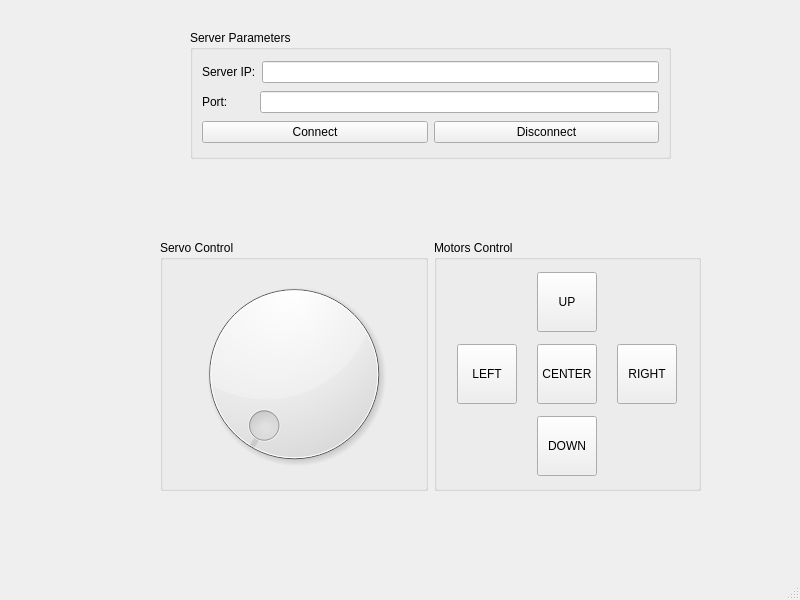
<?xml version="1.0" encoding="UTF-8"?>
<ui version="4.0">
 <class>RoverClientWindow</class>
 <widget class="QMainWindow" name="RoverClientWindow">
  <property name="geometry">
   <rect>
    <x>0</x>
    <y>0</y>
    <width>800</width>
    <height>600</height>
   </rect>
  </property>
  <property name="windowTitle">
   <string>RoverClientWindow</string>
  </property>
  <widget class="QWidget" name="centralwidget">
   <widget class="QGroupBox" name="groupBox_3">
    <property name="geometry">
     <rect>
      <x>190</x>
      <y>30</y>
      <width>481</width>
      <height>129</height>
     </rect>
    </property>
    <property name="title">
     <string>Server Parameters</string>
    </property>
    <layout class="QVBoxLayout" name="verticalLayout_2">
     <item>
      <layout class="QHBoxLayout" name="horizontalLayout_2">
       <item>
        <widget class="QLabel" name="label">
         <property name="text">
          <string>Server IP:</string>
         </property>
        </widget>
       </item>
       <item>
        <widget class="QLineEdit" name="lineEdit"/>
       </item>
      </layout>
     </item>
     <item>
      <layout class="QHBoxLayout" name="horizontalLayout_3">
       <item>
        <widget class="QLabel" name="label_2">
         <property name="text">
          <string>Port:        </string>
         </property>
        </widget>
       </item>
       <item>
        <widget class="QLineEdit" name="lineEdit_2"/>
       </item>
      </layout>
     </item>
     <item>
      <layout class="QHBoxLayout" name="horizontalLayout_4">
       <item>
        <widget class="QPushButton" name="btConnect">
         <property name="text">
          <string>Connect</string>
         </property>
        </widget>
       </item>
       <item>
        <widget class="QPushButton" name="btDisconnect">
         <property name="text">
          <string>Disconnect</string>
         </property>
        </widget>
       </item>
      </layout>
     </item>
    </layout>
   </widget>
   <widget class="QWidget" name="">
    <property name="geometry">
     <rect>
      <x>160</x>
      <y>240</y>
      <width>541</width>
      <height>251</height>
     </rect>
    </property>
    <layout class="QHBoxLayout" name="horizontalLayout">
     <item>
      <widget class="QGroupBox" name="groupBox_2">
       <property name="title">
        <string>Servo Control</string>
       </property>
       <layout class="QVBoxLayout" name="verticalLayout">
        <item>
         <widget class="QDial" name="dial"/>
        </item>
       </layout>
      </widget>
     </item>
     <item>
      <widget class="QGroupBox" name="groupBox">
       <property name="title">
        <string>Motors Control</string>
       </property>
       <layout class="QGridLayout" name="gridLayout">
        <property name="leftMargin">
         <number>6</number>
        </property>
        <property name="topMargin">
         <number>6</number>
        </property>
        <property name="rightMargin">
         <number>6</number>
        </property>
        <property name="bottomMargin">
         <number>6</number>
        </property>
        <item row="0" column="1">
         <widget class="QPushButton" name="btUp">
          <property name="minimumSize">
           <size>
            <width>60</width>
            <height>60</height>
           </size>
          </property>
          <property name="maximumSize">
           <size>
            <width>60</width>
            <height>60</height>
           </size>
          </property>
          <property name="text">
           <string>UP</string>
          </property>
         </widget>
        </item>
        <item row="1" column="1">
         <widget class="QPushButton" name="btCenter">
          <property name="minimumSize">
           <size>
            <width>60</width>
            <height>60</height>
           </size>
          </property>
          <property name="maximumSize">
           <size>
            <width>60</width>
            <height>60</height>
           </size>
          </property>
          <property name="text">
           <string>CENTER</string>
          </property>
         </widget>
        </item>
        <item row="1" column="0">
         <widget class="QPushButton" name="btLeft">
          <property name="minimumSize">
           <size>
            <width>60</width>
            <height>60</height>
           </size>
          </property>
          <property name="maximumSize">
           <size>
            <width>60</width>
            <height>60</height>
           </size>
          </property>
          <property name="text">
           <string>LEFT</string>
          </property>
         </widget>
        </item>
        <item row="1" column="2">
         <widget class="QPushButton" name="btRight">
          <property name="minimumSize">
           <size>
            <width>60</width>
            <height>60</height>
           </size>
          </property>
          <property name="maximumSize">
           <size>
            <width>60</width>
            <height>60</height>
           </size>
          </property>
          <property name="text">
           <string>RIGHT</string>
          </property>
         </widget>
        </item>
        <item row="2" column="1">
         <widget class="QPushButton" name="btDown">
          <property name="minimumSize">
           <size>
            <width>60</width>
            <height>60</height>
           </size>
          </property>
          <property name="maximumSize">
           <size>
            <width>60</width>
            <height>60</height>
           </size>
          </property>
          <property name="text">
           <string>DOWN</string>
          </property>
         </widget>
        </item>
       </layout>
      </widget>
     </item>
    </layout>
   </widget>
  </widget>
  <widget class="QMenuBar" name="menubar">
   <property name="geometry">
    <rect>
     <x>0</x>
     <y>0</y>
     <width>800</width>
     <height>20</height>
    </rect>
   </property>
  </widget>
  <widget class="QStatusBar" name="statusbar"/>
 </widget>
 <resources/>
 <connections/>
</ui>
